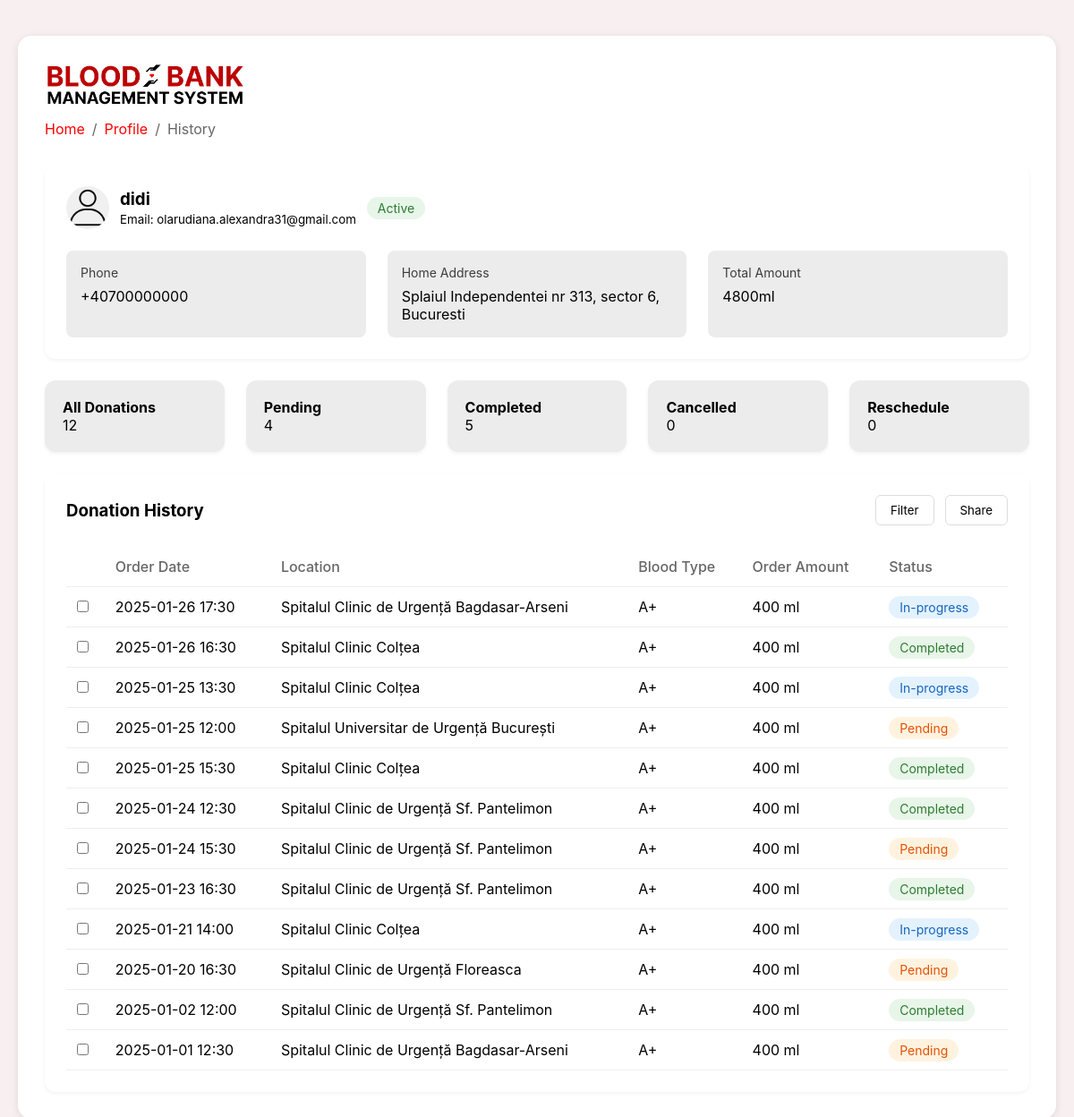
The app's page /donation-history (signed in) with its own data.
### tables this page shows
CREATE TABLE users (
        id INTEGER PRIMARY KEY AUTOINCREMENT,
        full_name TEXT NOT NULL,
        username TEXT UNIQUE NOT NULL,
        email TEXT UNIQUE NOT NULL,
        password TEXT NOT NULL 
    , is_admin BOOLEAN DEFAULT 0);

CREATE TABLE appointments (
    appointment_id INTEGER PRIMARY KEY AUTOINCREMENT,
    user_id INTEGER NOT NULL,
    date DATE NOT NULL,
    time TIME NOT NULL,
    hospital_name TEXT NOT NULL,
    blood_type TEXT NOT NULL,
    FOREIGN KEY (user_id) REFERENCES users (id)
    );

### app.py (the view)
@app.route('/donation-history')
def donation_history():
    if 'logged_in' in session:
        user_id = session['user_id']  # Get the logged-in user's ID
        conn = get_db_connection()
        cursor = conn.cursor()
        cursor.execute('''
            SELECT username, email
            FROM users
            WHERE id = ?
        ''', (user_id,))
        user_info = cursor.fetchone()
        cursor.execute('''
            SELECT date, time, hospital_name, blood_type
            FROM appointments
            WHERE user_id = ?
            ORDER BY date DESC
        ''', (user_id,))
        appointments = cursor.fetchall()
        total_donations = len(appointments)
        donation_history = []
        statuses = ['Completed', 'In-progress', 'Pending']
        for appointment in appointments:
            donation_history.append({
                'date': appointment['date'],
                'time': appointment['time'],
                'hospital_name': appointment['hospital_name'],
                'blood_type': appointment['blood_type'],
                'status': random.choice(statuses)  # Random status for display
            })
        conn.close()
        return render_template('donation-history.html',
                               user_info=user_info,
                               total_donations=total_donations,
                               donation_history=donation_history)
    flash("Please log in to access your donation history.", 'error')
    return redirect(url_for('login'))

### app.py (called while the page is built)
def get_db_connection():
    try:
        conn = sqlite3.connect('database.db')  # Adjust path if necessary
        conn.row_factory = sqlite3.Row  # Enable dictionary-like row access
        return conn
    except sqlite3.Error as e:
        print(f"Error connecting to database: {e}")
        return None

### templates/donation-history.html (shortened to what this page needs)
<!DOCTYPE html>
<html>
<head>
    <link rel="stylesheet" href="{{ url_for('static', filename='css/styles-donation-history.css') }}">
</head>
<body>
  <div class="container">
    <div class="navbar-logo">
      <a href="/">
          <img src="{{ url_for('static', filename='images/logo1.png') }}" alt="Blood Bank Management System Logo">
      </a>
  </div>
    <div class="header">
      <div class="breadcrumb">
            <a href="{{ url_for('index') }}">Home</a> /
          <a href="{{ url_for('gamification') }}">Profile</a> /
          <span>History</span>
      </div>
  </div>
    <div class="donor-info">
      <div class="user-header">
        <div class="user-avatar">
            <img src="{{ url_for('static', filename='images/profile_icon.png') }}" alt="User Icon">
        </div>
        <div>
            <h3>{{ session['username'] }}</h3>
            <small>Email: {{ user_info['email'] }}</small>
        </div>
        <span class="status-badge">Active</span>
    </div>
      <div class="info-grid">
        <div class="info-item">
          <div class="info-label">Phone</div>
          <div>+40700000000</div>
        </div>
        <div class="info-item">
          <div class="info-label">Home Address</div>
          <div>Splaiul Independentei nr 313, sector 6, Bucuresti</div>
        </div>
        <div class="info-item">
          <div class="info-label">Total Amount</div>
          <div>{{ donation_history | length * 400 }}ml</div>
        </div>
      </div>
    </div>
    <div class="stats-grid">
      <div class="stat-card">
          <h4>All Donations</h4>
          <div>{{ total_donations }}</div>
      </div>
      <div class="stat-card">
          <h4>Pending</h4>
          <div>{{ donation_history | selectattr('status', 'equalto', 'Pending') | list | length }}</div>
      </div>
      <div class="stat-card">
          <h4>Completed</h4>
          <div>{{ donation_history | selectattr('status', 'equalto', 'Completed') | list | length }}</div>
      </div>
      <div class="stat-card">
          <h4>Cancelled</h4>
          <div>{{ donation_history | selectattr('status', 'equalto', 'Cancelled') | list | length }}</div>
      </div>
      <div class="stat-card">
          <h4>Reschedule</h4>
          <div>{{ donation_history | selectattr('status', 'equalto', 'Reschedule') | list | length }}</div>
      </div>
    </div>
    <div class="donation-history">
      <div class="history-header">
        <h3>Donation History</h3>
        <div class="action-buttons">
          <button class="btn">Filter</button>
          <button class="btn">Share</button>
        </div>
      </div>
      <table>
        <thead>
          <tr>
            <th></th>
            <th>Order Date</th>
            <th>Location</th>
            <th>Blood Type</th>
            <th>Order Amount</th>
            <th>Status</th>
          </tr>
        </thead>
        <tbody>
          {% for donation in donation_history %}
          <tr>
            <td><input type="checkbox"></td>
            <td>{{ donation['date'] }} {{ donation['time'] }}</td>
            <td>{{ donation['hospital_name'] }}</td>
            <td>{{ donation['blood_type'] }}</td>
            <td>400 ml</td>
            <td><span class="status {{ donation['status']|lower }}">{{ donation['status'] }}</span></td>
          </tr>
          {% endfor %}
        </tbody>
      </table>
    </div>
  </div>
</body>
</html>

### static/css/styles-donation-history.css (style rules this page uses)
* { margin: 0; padding: 0; box-sizing: border-box; font-family: -apple-system, BlinkMacSystemFont, "Segoe UI", Roboto, sans-serif; }
body { background: #f8f0f0; padding: 20px; }
.container { max-width: 1700px; margin: 0 auto; margin-top: 20px; background: white; padding: 30px; border-radius: 15px; box-shadow: 0 2px 8px rgba(0,0,0,0.1); }
.navbar-logo img { height: 50px; margin-left: -0px; margin-bottom: 10px; }
.header { display: flex; align-items: center; gap: 8px; margin-bottom: 20px; }
.breadcrumb { display: flex; align-items: center; gap: 8px; margin-bottom: 20px; color: #666; margin-bottom: 10px; }
.breadcrumb a { color: #ff0000; text-decoration: none; }
.donor-info { background: white; border-radius: 12px; padding: 24px; margin-bottom: 24px; box-shadow: 0 2px 4px rgba(0,0,0,0.05); }
.user-header { display: flex; align-items: center; gap: 12px; margin-bottom: 24px; }
.user-avatar { width: 48px; height: 48px; background: #f0f0f0; border-radius: 50%; overflow: hidden; }
.user-avatar img { width: 100%; height: 100%; border-radius: 50%; object-fit: cover; }
.status-badge { background: #e8f5e9; color: #2e7d32; padding: 4px 12px; border-radius: 16px; font-size: 14px; }
.info-grid { display: grid; grid-template-columns: repeat(auto-fit, minmax(250px, 1fr)); gap: 24px; }
.info-item { background: rgb(236, 236, 236); padding: 16px; border-radius: 8px; }
.info-label { color: #3d3d3d; font-size: 14px; margin-bottom: 8px; }
.stats-grid { display: grid; grid-template-columns: repeat(auto-fit, minmax(200px, 1fr)); gap: 24px; margin-bottom: 24px; }
.stat-card { background: rgb(236, 236, 236); padding: 20px; border-radius: 12px; box-shadow: 0 2px 4px rgba(0,0,0,0.05); }
.donation-history { background: white; border-radius: 12px; padding: 24px; box-shadow: 0 2px 4px rgba(0,0,0,0.05); }
.history-header { display: flex; justify-content: space-between; align-items: center; margin-bottom: 24px; }
.action-buttons { display: flex; gap: 12px; }
.btn { padding: 8px 16px; border-radius: 6px; border: 1px solid #ddd; background: white; cursor: pointer; }
table { width: 100%; border-collapse: collapse; }
th, td { padding: 12px; text-align: left; border-bottom: 1px solid #eee; }
th { color: #666; font-weight: 500; }
.status { padding: 4px 12px; border-radius: 16px; font-size: 14px; }
.completed { background: #e8f5e9; color: #2e7d32; }
.pending { background: #fff3e0; color: #e65100; }
.in-progress { background: #e3f2fd; color: #1565c0; }

### records on screen
users: username "didi", email "olarudiana.alexandra31@gmail.com"
appointments: date "2025-01-26", time "17:30", hospital_name "Spitalul Clinic de Urgență Bagdasar-Arseni", blood_type "A+", status "In-progress"
appointments: date "2025-01-26", time "16:30", hospital_name "Spitalul Clinic Colțea", blood_type "A+", status "Completed"
appointments: date "2025-01-25", time "13:30", hospital_name "Spitalul Clinic Colțea", blood_type "A+", status "In-progress"
appointments: date "2025-01-25", time "12:00", hospital_name "Spitalul Universitar de Urgență București", blood_type "A+", status "Pending"
appointments: date "2025-01-25", time "15:30", hospital_name "Spitalul Clinic Colțea", blood_type "A+", status "Completed"
appointments: date "2025-01-24", time "12:30", hospital_name "Spitalul Clinic de Urgență Sf. Pantelimon", blood_type "A+", status "Completed"
appointments: date "2025-01-24", time "15:30", hospital_name "Spitalul Clinic de Urgență Sf. Pantelimon", blood_type "A+", status "Pending"
appointments: date "2025-01-23", time "16:30", hospital_name "Spitalul Clinic de Urgență Sf. Pantelimon", blood_type "A+", status "Completed"
appointments: date "2025-01-21", time "14:00", hospital_name "Spitalul Clinic Colțea", blood_type "A+", status "In-progress"
appointments: date "2025-01-20", time "16:30", hospital_name "Spitalul Clinic de Urgență Floreasca", blood_type "A+", status "Pending"
appointments: date "2025-01-02", time "12:00", hospital_name "Spitalul Clinic de Urgență Sf. Pantelimon", blood_type "A+", status "Completed"
appointments: date "2025-01-01", time "12:30", hospital_name "Spitalul Clinic de Urgență Bagdasar-Arseni", blood_type "A+", status "Pending"

### other values on screen
{{ donation_history | length * 400 }} "4800"
{{ total_donations }} "12"
